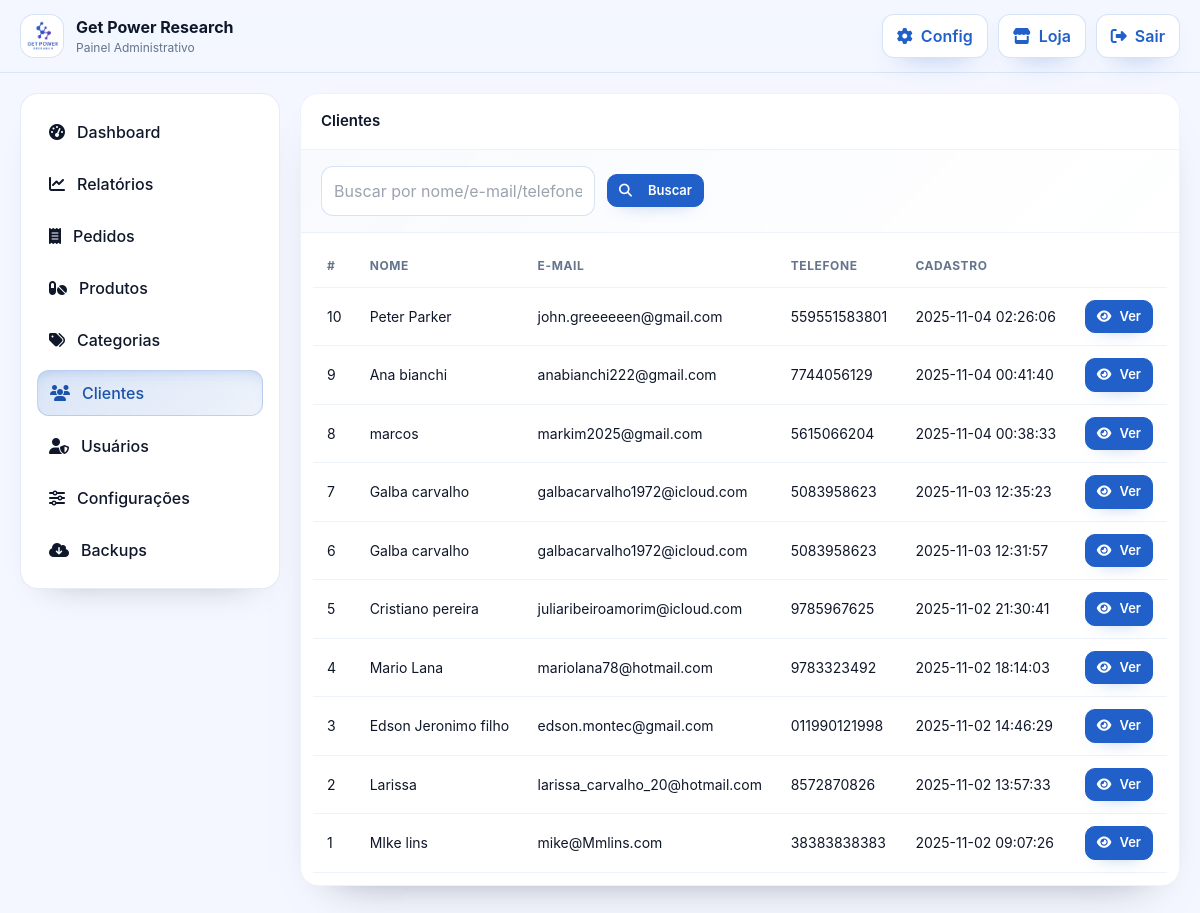
Page /customers.php (signed in) on the earlier database version.
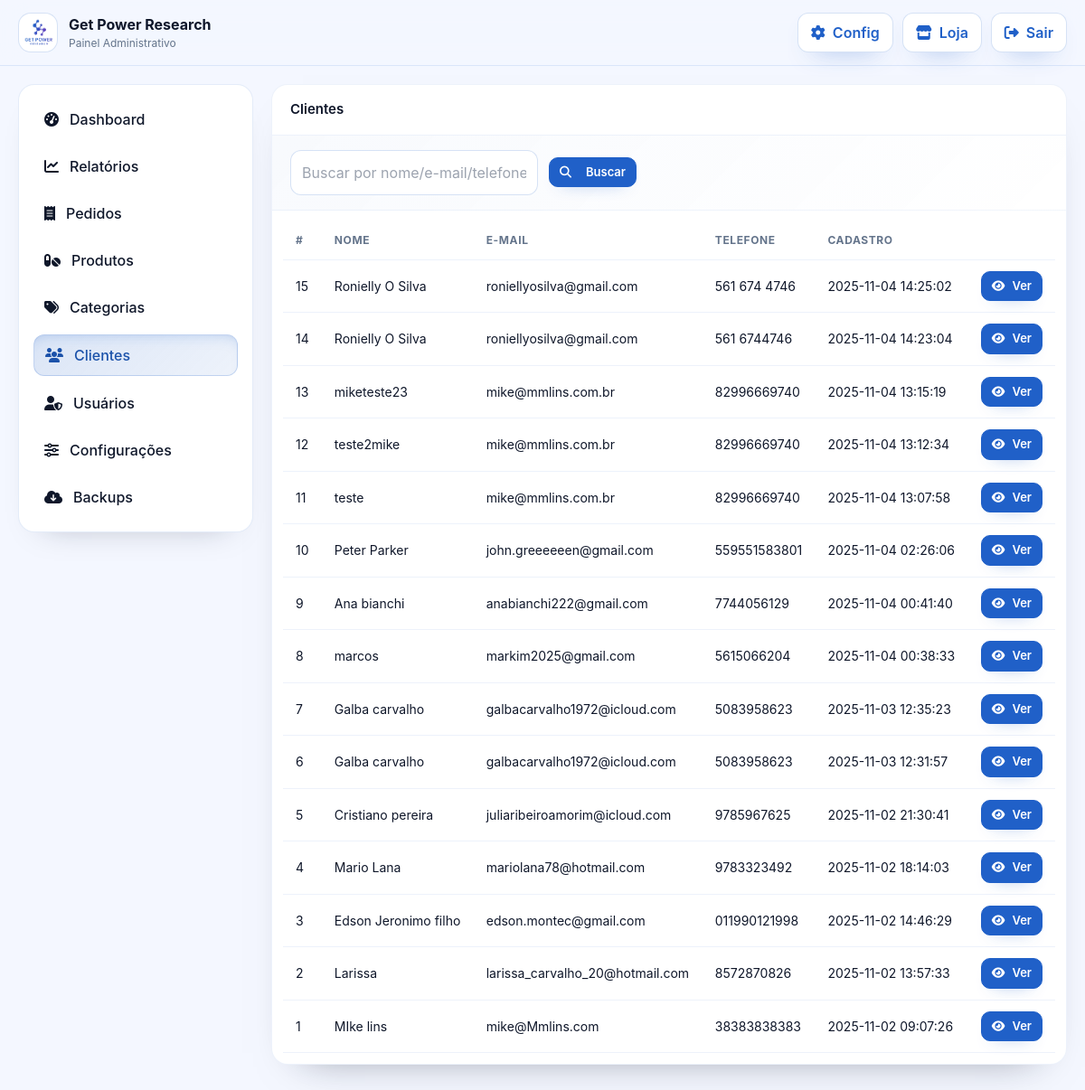
Same page on the later database version.
### tables this page shows
CREATE TABLE `customers` (
  `id` int(11) NOT NULL,
  `name` varchar(190) DEFAULT NULL,
  `email` varchar(190) DEFAULT NULL,
  `phone` varchar(60) DEFAULT NULL,
  `address` varchar(255) DEFAULT NULL,
  `city` varchar(100) DEFAULT NULL,
  `state` varchar(50) DEFAULT NULL,
  `zipcode` varchar(20) DEFAULT NULL,
  `country` varchar(50) DEFAULT 'BR',
  `created_at` timestamp NULL DEFAULT current_timestamp()
);

### lib/utils.php (called while the page is built, shortened)
<?php
if (!function_exists('sanitize_html')) {
    function sanitize_html($html) {
        return htmlspecialchars((string)$html, ENT_QUOTES | ENT_HTML5, 'UTF-8');
    }
}

### customers.php (the view, shortened to what this page needs)
<?php
require __DIR__.'/lib/utils.php';
require __DIR__.'/admin_layout.php';
$pdo = db();
$q = trim((string)($_GET['q'] ?? ''));
$w=' WHERE 1=1 '; $p=[];
$st=$pdo->prepare("SELECT id,name,email,phone,created_at FROM customers $w ORDER BY id DESC LIMIT 200");
$st->execute($p);
echo '<div class="card"><div class="card-title">Clientes</div>';
echo '<div class="card-toolbar">';
echo '  <form class="search-form" method="get">';
echo '    <input class="input" name="q" value="'.sanitize_html($q).'" placeholder="Buscar por nome/e-mail/telefone">';
echo '    <button class="btn btn-primary btn-sm" type="submit"><i class="fa-solid fa-magnifying-glass mr-2"></i>Buscar</button>';
echo '  </form>';
echo '</div>';
echo '<div class="p-3 overflow-x-auto"><table class="table"><thead><tr><th>#</th><th>Nome</th><th>E-mail</th><th>Telefone</th><th>Cadastro</th><th></th></tr></thead><tbody>';
foreach($st as $c){
  echo '<tr>';
  echo '<td>'.(int)$c['id'].'</td>';
  echo '<td>'.sanitize_html($c['name']).'</td>';
  echo '<td>'.sanitize_html($c['email']).'</td>';
  echo '<td>'.sanitize_html($c['phone']).'</td>';
  echo '<td>'.sanitize_html($c['created_at'] ?? '').'</td>';
  echo '<td><div class="action-buttons"><a class="btn btn-alt btn-sm" href="customers.php?action=view&id='.(int)$c['id'].'"><i class="fa-solid fa-eye"></i> Ver</a></div></td>';
  echo '</tr>';
}
echo '</tbody></table></div></div>';

Differences in the rows shown:
added customers: id "15", name "Ronielly O Silva", email "roniellyosilva@gmail.com", phone "561 674 4746", created_at "2025-11-04 14:25:02"
added customers: id "14", name "Ronielly O Silva", email "roniellyosilva@gmail.com", phone "561 6744746", created_at "2025-11-04 14:23:04"
added customers: id "13", name "miketeste23", email "mike@mmlins.com.br", phone "82996669740", created_at "2025-11-04 13:15:19"
added customers: id "12", name "teste2mike", email "mike@mmlins.com.br", phone "82996669740", created_at "2025-11-04 13:12:34"
added customers: id "11", name "teste", email "mike@mmlins.com.br", phone "82996669740", created_at "2025-11-04 13:07:58"
